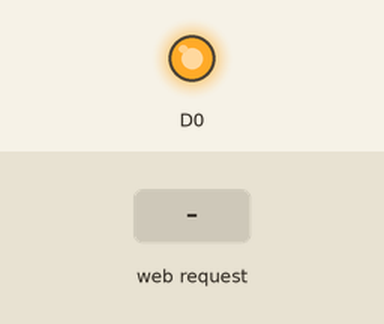
This sketch was run on a simulated ESP8266 (NodeMCU). On the bench: output pins drawn as LEDs (lit = HIGH). Inputs (shaded band) come from the test bench.

Above: at 1.2 s.
1.3 s: HTTP request GET /fan?status=on received
At 2.1 s:
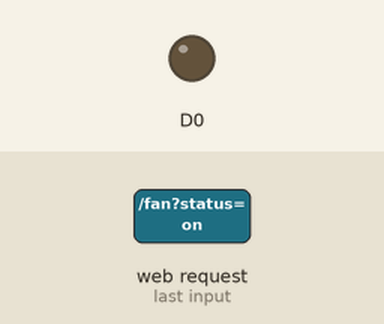
2.8 s: HTTP request GET /fan?status=off received
At 3.3 s:
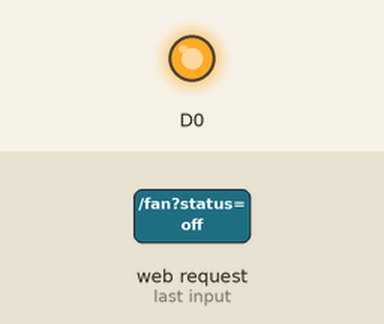
Timing chart, 0 to 5.8 s (numbered marks = the images above; inputs shaded):
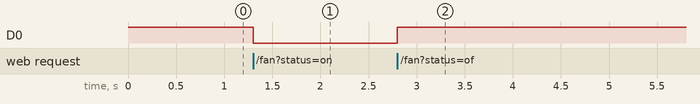

The sketch:

AIr_Q_2.ino
```cpp
#include <ESP8266WiFi.h>
#include <ESP8266WebServer.h>
#include <ESP8266HTTPClient.h>

ESP8266WebServer server (80);
IPAddress local_IP(192,168,1,150);
IPAddress subnet(255,255,255,0);

void setup() {

  WiFi.mode(WIFI_AP);
  WiFi.softAPConfig(local_IP,local_IP,subnet);
  WiFi.softAP("MQ9_Air","123456789");
  pinMode(D0,OUTPUT);
  digitalWrite(D0,1);

  server.on("/fan",action);
  server.begin();
}
void action() {
  String S = server.arg("status");
  if(S == "on")
  {
    digitalWrite(D0,0);
    server.send(200,"text/plain","Fan is ON");
  }

  if(S == "off")
  {
    digitalWrite(D0,1);
    server.send(200,"text/plain","Fan is OFF");
  }
  delay(10);
}
void loop() {
  // put your main code here, to run repeatedly:
  server.handleClient();
}
```

Measured:
- after the input at 1.3 s, D0: HIGH → LOW at once
- after the input at 2.8 s, D0: LOW → HIGH at once
